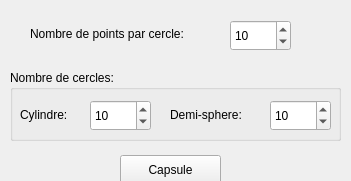
       <widget class="QWidget" name="Capsule">
        <property name="geometry">
         <rect>
          <x>0</x>
          <y>0</y>
          <width>351</width>
          <height>181</height>
         </rect>
        </property>
        <attribute name="label">
         <string>Capsule</string>
        </attribute>
        <widget class="QPushButton" name="capsuleButton">
         <property name="geometry">
          <rect>
           <x>120</x>
           <y>155</y>
           <width>101</width>
           <height>29</height>
          </rect>
         </property>
         <property name="text">
          <string>Capsule</string>
         </property>
        </widget>
        <widget class="QGroupBox" name="groupBox_3">
         <property name="geometry">
          <rect>
           <x>10</x>
           <y>70</y>
           <width>331</width>
           <height>71</height>
          </rect>
         </property>
         <property name="title">
          <string>Nombre de cercles:</string>
         </property>
         <widget class="QSpinBox" name="nbCercleCapsCyl">
          <property name="geometry">
           <rect>
            <x>80</x>
            <y>30</y>
            <width>61</width>
            <height>31</height>
           </rect>
          </property>
          <property name="minimum">
           <number>2</number>
          </property>
          <property name="maximum">
           <number>10000</number>
          </property>
          <property name="value">
           <number>10</number>
          </property>
         </widget>
         <widget class="QLabel" name="label_33">
          <property name="geometry">
           <rect>
            <x>10</x>
            <y>35</y>
            <width>71</width>
            <height>20</height>
           </rect>
          </property>
          <property name="text">
           <string>Cylindre:</string>
          </property>
         </widget>
         <widget class="QLabel" name="label_34">
          <property name="geometry">
           <rect>
            <x>160</x>
            <y>35</y>
            <width>101</width>
            <height>20</height>
           </rect>
          </property>
          <property name="text">
           <string>Demi-sphere:</string>
          </property>
         </widget>
         <widget class="QSpinBox" name="nbCercleCapsDem">
          <property name="geometry">
           <rect>
            <x>260</x>
            <y>30</y>
            <width>61</width>
            <height>31</height>
           </rect>
          </property>
          <property name="minimum">
           <number>3</number>
          </property>
          <property name="maximum">
           <number>10000</number>
          </property>
          <property name="value">
           <number>10</number>
          </property>
         </widget>
        </widget>
        <widget class="QSpinBox" name="nbPointCaps">
         <property name="geometry">
          <rect>
           <x>230</x>
           <y>20</y>
           <width>61</width>
           <height>31</height>
          </rect>
         </property>
         <property name="minimum">
          <number>3</number>
         </property>
         <property name="maximum">
          <number>10000</number>
         </property>
         <property name="value">
          <number>10</number>
         </property>
        </widget>
        <widget class="QLabel" name="label_29">
         <property name="geometry">
          <rect>
           <x>30</x>
           <y>25</y>
           <width>191</width>
           <height>18</height>
          </rect>
         </property>
         <property name="text">
          <string>Nombre de points par cercle:</string>
         </property>
        </widget>
       </widget>
